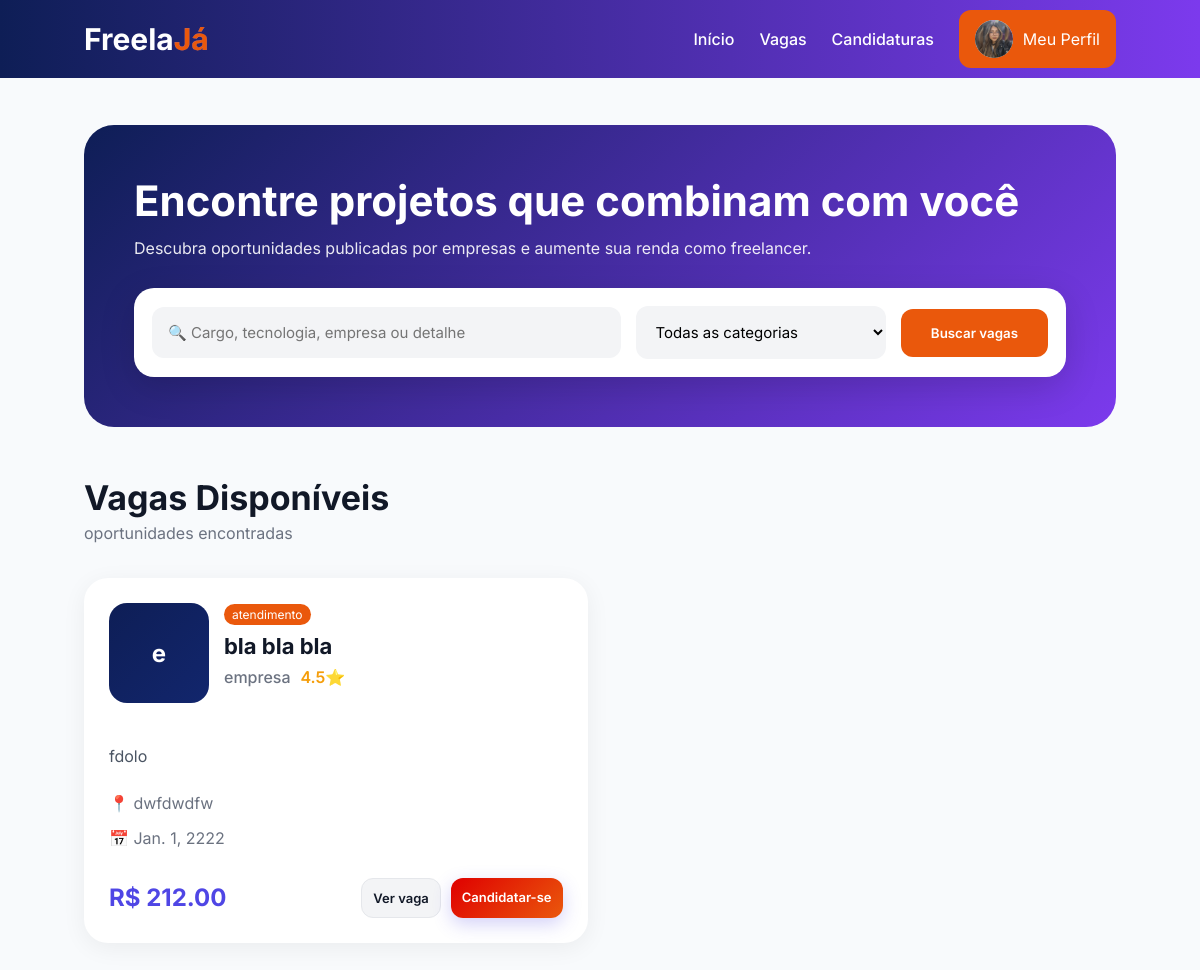
The page /vagas/ (signed in) on the database as committed earlier.
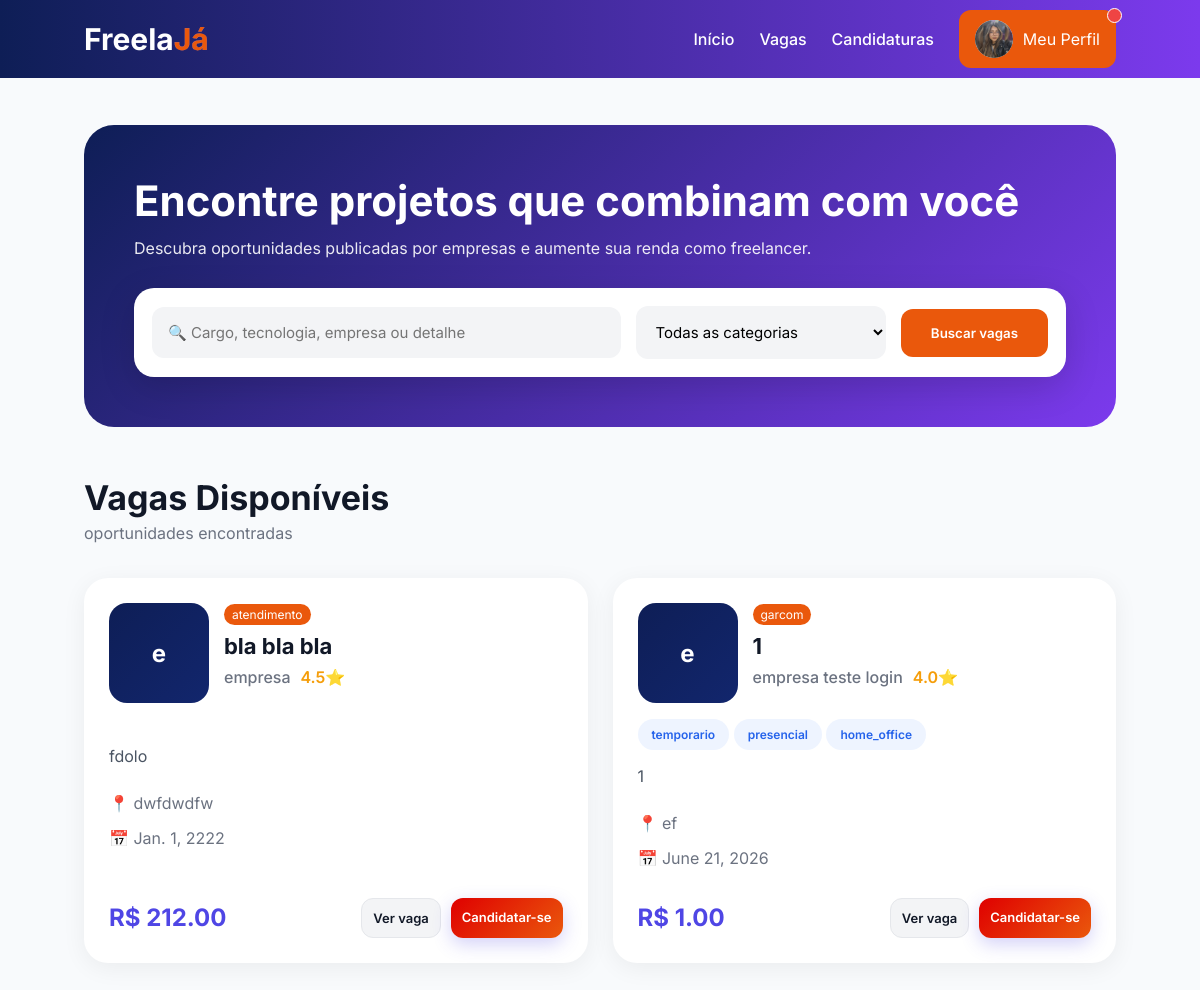
The same page on the database as committed later.
### vagas/models.py (models this page shows, shortened)
class Vaga(models.Model):
    imagem = models.ImageField(
        upload_to='vagas/static/img/', #diretório onde as imagens serão armazenadas
        blank=True,
        null=True
    )
    STATUS = (
        ('aberto', 'Aberto'),
        ('cancelado', 'Cancelado'),
        ('fechado', 'Fechado'),
    )
    empresa = models.ForeignKey( # Uma empresa pode ter vários eventos, mas um evento pertence a apenas uma empresa
        Empresa,
        on_delete=models.CASCADE,
        related_name='vagas'
    )
    titulo = models.CharField(max_length=150)
    descricao = models.TextField()
    quantidadeVagas = models.IntegerField()
    quantidadeSelecionados = models.IntegerField(default=0)
    dataEvento = models.DateField()
    horarioInicio = models.TimeField()
    horarioFim = models.TimeField()
    criadoEm = models.DateTimeField(auto_now_add=True)
    finalizadoEm = models.DateTimeField(blank=True, null=True)
    endereco = models.CharField(max_length=255)
    CATEGORIAS = [
        ("programacao", "Programação"),
        ("recepcao", "Recepção"),
        ("seguranca", "Segurança"),
        ("garcom", "Garçom"),
        ("bartender", "Bartender"),
        ("cozinha", "Cozinha / Buffet"),
        ("limpeza", "Limpeza"),
        ("som_luz", "Som e Luz"),
        ("montagem", "Montagem e Estrutura"),
        ("fotografia", "Fotografia"),
        ("filmagem", "Filmagem"),
        ("atendimento", "Atendimento"),
        ("geral", "Geral / Apoio"),
    ]
    categoria = models.CharField(
        max_length=50,
        choices=CATEGORIAS
    )
    detalhes = models.JSONField(
        default=list,
        blank=True
    )
    remuneracao = models.DecimalField(
        max_digits=8,
        decimal_places=2
    )
    status = models.CharField(
        max_length=20,
        choices=STATUS,
        default='aberto'
    )
    def atualizar_status(self):
        hoje = timezone.now().date()
        if self.status == 'aberto' and self.dataEvento < hoje:
            novo_status = 'finalizado'
        elif (
            self.status == 'aberto'
            and self.quantidadeSelecionados >= self.quantidadeVagas
        ):
            novo_status = 'fechado'
        elif (
            self.status == 'fechado'
            and self.quantidadeSelecionados < self.quantidadeVagas
            and self.dataEvento >= hoje
        ):
            novo_status = 'aberto'
        else:
            novo_status = self.status
        if novo_status != self.status:
            self.status = novo_status
            self.save(update_fields=['status'])

### perfis/models.py (models this page shows, shortened)
class Empresa(models.Model):  # modelo para representar as empresas que vão criar os eventos
    usuario = models.OneToOneField( #relacionamento um-para-um com o modelo Usuario, garantindo que cada empresa tenha um acesso associado
        Usuario,
        on_delete=models.CASCADE
    )
    foto = models.ImageField(
        upload_to='empresas/',
        blank=True,
        null=True
    )
    nomeFantasia = models.CharField(max_length=100)
    cnpj = models.CharField(max_length=18, unique=True)
    descricao = models.TextField()
    site = models.URLField(blank=True, null=True)
    avaliacao_media = models.FloatField(default=0, validators=[MinValueValidator(0), MaxValueValidator(5)])

### vagas/views.py (the view, shortened to what this page needs)
# urls.py: path('', views.listarVagas, name='listarVagas'),
@login_required
def listarVagas(request):
    query = request.GET.get('q', '').strip() or request.GET.get('busca', '').strip()
    categoria = request.GET.get('categoria', '').strip()
    freelancer = get_object_or_404(
        Freelancer,
        usuario=request.user
    )
    for vaga in Vaga.objects.filter(status='aberto'):
        vaga.atualizar_status()
    vagas = Vaga.objects.filter(status='aberto')
    if categoria:
        vagas = vagas.filter(categoria=categoria)
    candidaturas_ids = set(
        Candidatura.objects.filter(
            freelancer=freelancer
        ).values_list('vaga_id', flat=True)
    )
    for vaga in vagas:
        vaga.jaCandidatou = vaga.id in candidaturas_ids
    paginator = Paginator(vagas, 12)
    page_number = request.GET.get('page')
    try:
        vagas_paginadas = paginator.page(page_number)
    except PageNotAnInteger:
        vagas_paginadas = paginator.page(1)
    except EmptyPage:
        vagas_paginadas = paginator.page(paginator.num_pages)
    return render(request, 'vagas.html', {
        'vagas': vagas_paginadas,
        'query': query,
        'categoria_selecionada': categoria,
        'categorias': Vaga.CATEGORIAS,
        'paginator': paginator,
    })

### notificacoes/context_processors.py (called while the page is built)
def notificacoes_nao_lidas(request):
    if request.user.is_authenticated:
        total = Notificacao.objects.filter(
            usuario=request.user,
            lida=False
        ).count()
    else:
        total = 0
    return {
        'notificacoes_nao_lidas': total
    }

### vagas/templates/vagas.html (shortened to what this page needs)
{% extends 'baseFreelancer.html' %}
{% load static %}
{% block css %}
<link rel="stylesheet" href="{% static 'css/vagas.css' %}">
<link rel="stylesheet" href="https://cdnjs.cloudflare.com/ajax/libs/font-awesome/6.5.0/css/all.min.css">
{% endblock %}
{% block content %}
<section class="jobs-page">
    <div class="hero-search">
        <div class="hero-content">
            <h1> Encontre projetos que combinam com você</h1>
            <p> Descubra oportunidades publicadas por empresas e aumente sua renda como freelancer. </p>
        </div>
        <form method="GET" class="search-box">
                <input type="text" name="q" value="{{ query }}" placeholder="🔍 Cargo, tecnologia, empresa ou detalhe">
            <select name="categoria">
                <option value="">Todas as categorias</option>
            </select>
            <button type="submit">Buscar vagas</button>
        </form>
    </div>
    <div class="jobs-header">
        <div>
            <h2>Vagas Disponíveis</h2>
            <span> {{ vagas.count }} oportunidades encontradas </span>
        </div>
    </div>
    <div class="jobs-grid">
        {% for vaga in vagas %}
        <div class="job-card">
            <div class="job-content">
                <div class="job-header">
                    {% if vaga.imagem %}
                    <img src="{{ vaga.imagem.url }}" alt="{{ vaga.empresa.nomeFantasia }}" class="profile-image">
                    {% else %}
                    <div class="company-logo">{{ vaga.empresa.nomeFantasia|slice:":1" }} </div>
                    {% endif %}
                    <div class="header-info">
{% if vaga.categoria %}
                    <div class="job-details-badges">
                        <span class="badge">{{ vaga.categoria }}</span>
                    </div>
                    {% endif %}
                        <h3> {{ vaga.titulo }}</h3>
                        <div class="company-info">
                            <span class="company-name"> {{ vaga.empresa.nomeFantasia }}</span>
                            <span class="rating">{{ vaga.empresa.avaliacao_media }}⭐ </span>
                        </div>
                    </div>
                </div>
                <div class="skills">
                    {% if vaga.detalhes %}
                    <div class="job-details-badges">
                        {% for detalhe in vaga.detalhes %}
                        <span class="badge">{{ detalhe }}</span>
                        {% endfor %}
                    </div>
                    {% endif %}
                </div>
                <p class="job-description">{{ vaga.descricao|truncatechars:140 }} </p>
                <div class="job-info">
                    <div>📍 {{ vaga.endereco }}</div>
                    <div>📅 {{ vaga.dataEvento }}</div>
                </div>
                <div class="job-footer">
                    <div class="price"> R$ {{ vaga.remuneracao }}</div>
                    <div class="job-actions">
                        {% if vaga.jaCandidatou %}
                        <a href="{% url 'verVaga' vaga.id %}" class="job-btn details-btn"> Ver vaga </a>
                        <button class=" job-btn details-btn " disabled> Já se candidatou</button>
                        {% else %}
                        <a href="{% url 'verVaga' vaga.id %}" class="job-btn details-btn"> Ver vaga </a>
                        <a href="{% url 'candidatarVaga' vaga.id %}" class="job-btn apply-btn"> Candidatar-se</a>
                        {% endif %}
                    </div>
                </div>
            </div>
        </div>
        {% empty %}
        <div class="empty-message">
            Nenhuma vaga encontrada.
        </div>
        {% endfor %}
    </div>
</section>
{% endblock %}

### core/templates/baseFreelancer.html (shortened to what this page needs)
{% load static %}
<!DOCTYPE html>
<html lang="pt-BR">
<head>
    <link rel="stylesheet" href="{% static 'css/base.css' %}">
    {%block css%}{% endblock %}
</head>
<body>
    <header>
        <div class="navbar navbar-freelancer">
            <div class="logo"><a href="{% url 'homeFreelancer' %}">Freela<span class="highlight" style="color:#ea580c;-webkit-text-stroke: 0.2px #ff9083;">Já</span></a></div>
            <div class="nav-links">
                <a href="{% url 'homeFreelancer' %}">Início</a>
                <a href="{% url 'listarVagas' %}">Vagas</a>
                <a href="{% url 'candidaturas' %}">Candidaturas</a>
                <div class="profile-menu">
                    <div class="profile-btn btn-freelancer">
                        {% if request.user.freelancer.foto %}
                        <img src="{{ request.user.freelancer.foto.url }}" class="avatar"
                            alt="{{ request.user.freelancer.nomeCompleto }}">
                        {% else %}
                        <div class="avatar-placeholder">{{ request.user.freelancer.nomeCompleto|first }} </div>
                        {% endif %} <span>Meu Perfil</span>
                        {% if notificacoes_nao_lidas > 0 %}
        <span class="notification-dot"></span>
    {% endif %}
                    </div>
                </div>
            </div>
        </div>
        {%block content %}
        {% endblock %}
</body>
</html>

Rows that differ between the two databases and show on the page:
added Vaga: empresa.nomeFantasia "e", categoria "garcom", titulo "1", empresa.nomeFantasia "empresa teste login", empresa.avaliacao_media "4.0", detalhes "temporario" "presencial" "home_office", descricao "1", endereco "ef", dataEvento "June 21, 2026", remuneracao "1.00", shows "Ver vaga"
